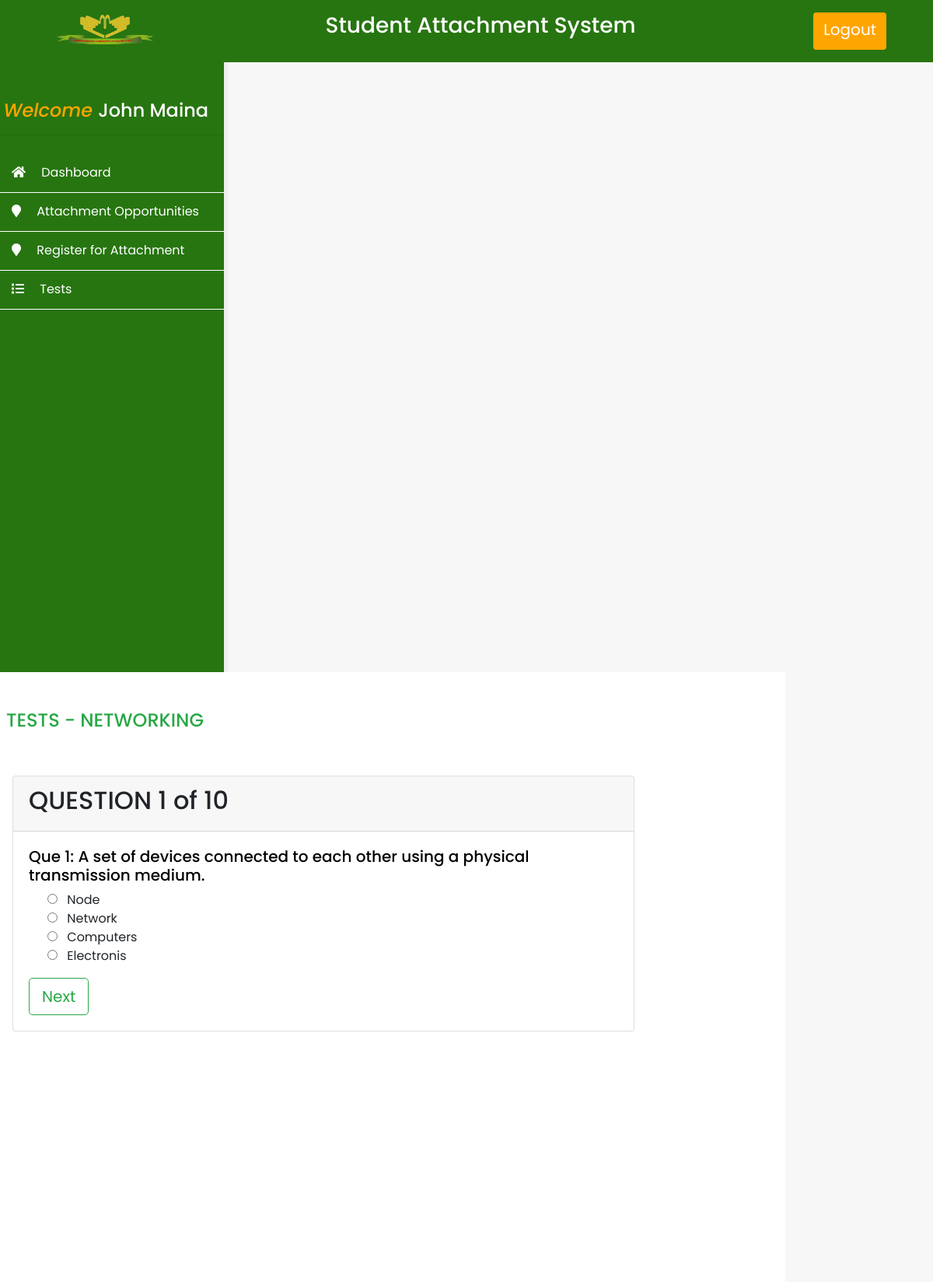
/users/student/test.php?test=networking&quiz=1 (signed in), run on the app's committed database.
### tables this page shows
CREATE TABLE `students` (
  `id` int(11) NOT NULL,
  `uniqueid` varchar(255) NOT NULL,
  `fname` varchar(255) NOT NULL,
  `lname` varchar(255) NOT NULL,
  `regno` varchar(255) NOT NULL,
  `password` varchar(255) NOT NULL,
  `supervisor` varchar(200) NOT NULL DEFAULT '',
  `csupervisor` varchar(200) NOT NULL DEFAULT '',
  `course` varchar(200) NOT NULL,
  `year` int(11) NOT NULL
);

CREATE TABLE `tbl_questions` (
  `id` int(11) NOT NULL,
  `test` varchar(200) NOT NULL,
  `quizno` int(11) NOT NULL,
  `question` varchar(255) NOT NULL
);

CREATE TABLE `tbl_answers` (
  `id` int(11) NOT NULL,
  `quizno` int(11) NOT NULL,
  `correct` int(11) NOT NULL,
  `answer` varchar(200) NOT NULL,
  `test` varchar(200) NOT NULL
);

### users/student/test.php (the view, shortened to what this page needs)
<?php
include "includes/config.php";
$test = $_GET['test'];
$quiz = $_GET['quiz'];
$quizresult = mysqli_query($conn, "select * from tbl_questions where test = '$test' and quizno = '$quiz'");
$quizarray = mysqli_fetch_assoc($quizresult);
$answerresult = mysqli_query($conn, "select * from tbl_answers where test = '$test' and quizno = '$quiz'");
?>
<?php include "includes/header.php"; ?>
<section class="content row">
    <?php include "includes/sidebar.php"; ?>
    <div class="col col-sm-12 col-md-8 col-lg-10 main-content">
        <h4 style="text-transform: uppercase;" class="text-success my-5 ml-2">Tests - <?php echo $test; ?></h4>
        <div class="row ml-2">
            <div class="card m-2" style="width: 50rem;">
                <div class="card-header">
                    <h2>QUESTION <?php echo $quiz ?> of 10 </h2>
                </div>
                <div class="card-body">
                    <h5 style="color: #000;"> Que <?php echo $quiz ?>: <?php echo $quizarray['question'] ?>. </h5>
                    <form id="question_answer" action="#" method="POST" enctype="multipart/form-data">
                        <div class="form-input m-2 mx-4">
                            <?php while ($row = mysqli_fetch_assoc($answerresult)) : ?>
                                <input name="answer" type="radio" value="<?php echo $row['answer'] ?>" class="mr-2"> <?php echo $row['answer'] ?><br>
                            <?php endwhile ?>
                        </div>
                        <button id="nextBtn" type="submit" class="mt-2 btn btn-outline-success btn-lg">Next</button>
                    </form>
                </div>
            </div>
        </div>
    </div>
</section>
<?php include "includes/footer.php"; ?>

### users/student/includes/sidebar.php
<?php
include "config.php";
$sid  = $_SESSION['studentid'];
$result = $conn->query("SELECT * FROM students where uniqueid = '$sid' ");
$array = mysqli_fetch_assoc($result);
?>
<div class="col col-sm-12 col-md-4 col-lg-3 sidebar py-5">
    <h4 class="text-center welcome">
   <span> Welcome </span><?php echo $array['fname']." ".$array['lname']  ?>
    </h4>
    <hr>
    <div class="side-nav py-2">
        <a href="index.php" class="side-nav-item">
            <div> <i class="fa fa-home mr-3" aria-hidden="true"></i> Dashboard</div>
        </a>
        <a href="attachments.php" class="side-nav-item">
            <div><i class="fa fa-map-marker mr-3 text-white" aria-hidden="true"></i> Attachment Opportunities</div>
        </a>
        <a href="registerattachment.php" class="side-nav-item">
            <div><i class="fa fa-map-marker mr-3" aria-hidden="true"></i> Register for Attachment</div>
        </a>
        <a href="tests.php" class="side-nav-item">
            <div><i class="fa fa-list mr-3" aria-hidden="true"></i> Tests</div>
        </a>
    </div>
</div>

### users/student/css/index.css (style rules this page uses)
* { margin: 0; padding: 0; box-sizing: border-box; text-decoration: none; font-family: "Poppins", sans-serif; }
body { min-height: 100vh; background: #f7f7f7; overflow-x: hidden; }
.sidebar, .main-content { background-color: #fff; min-height: 98vh; }
.sidebar { border-right: 5px solid #eee; background-color: #277510; padding: 0px; }
.side-nav-item { margin: 0; height: 50px; display: flex; align-items: center; justify-content: left; color: #fff; padding-left: 20px; border-bottom: 1px solid #fff; padding: 20px; padding-left: 30px; }
.side-nav-item div { font-size: 20; }
.sidebar .welcome { color: #fff; }
.sidebar .welcome span { color: orange; font-style: italic; }

### users/student/css/login.css (style rules this page uses)
*, a:hover { text-decoration: none; }

### data on the page
students: fname "John", lname "Maina"
tbl_questions: question "A set of devices connected to each other using a physical transmission medium"
tbl_answers: answer "Node"
tbl_answers: answer "Network"
tbl_answers: answer "Computers"
tbl_answers: answer "Electronis"

### other printed values
$test "NETWORKING"
$quiz "1"
